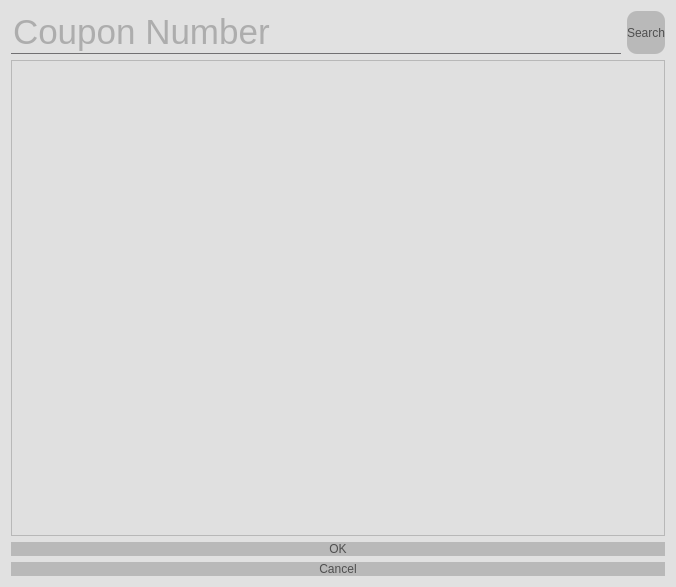
<?xml version="1.0" encoding="UTF-8"?>
<ui version="4.0">
 <class>Form</class>
 <widget class="QWidget" name="Form">
  <property name="geometry">
   <rect>
    <x>0</x>
    <y>0</y>
    <width>676</width>
    <height>587</height>
   </rect>
  </property>
  <property name="windowTitle">
   <string>Form</string>
  </property>
  <property name="styleSheet">
   <string notr="true">*
{
	
	font: 26pt &quot;MS Shell Dlg 2&quot;;
	
	color: rgb(79, 79, 79);
	background-color:  rgba(223, 223, 223, 200);
}


QPushButton
{ 
	alternate-background-color: rgb(255, 255, 255);
	
	background-color: rgb(185, 185, 185);
	border-width: 2px;
    border-radius: 10px;
	position: center;
 }

QPushButton:hover
{
	background: rgba(225, 225, 225, 180);
	border-style: dashed;
}

QPushButton:pressed
{
	
	background-color: rgb(136, 136, 136);
	border-width: 2px;
    border-radius: 10px;
}

QToolButton
{ 
	alternate-background-color: rgb(255, 255, 255);
	
	background-color: rgb(185, 185, 185);
	border-width: 2px;
    border-radius: 10px;
	position: center;
 }

QToolButton:hover
{
	background: rgba(225, 225, 225, 180);
	border-style: dashed;
}

QToolButton:pressed
{
	
	background-color: rgb(136, 136, 136);
	border-width: 2px;
    border-radius: 10px;
}

QLineEdit
{
	background: transparent;
	color: rgb(121, 121, 121);
	border: none;
	border-bottom: 1px solid #717072
}
</string>
  </property>
  <layout class="QVBoxLayout" name="verticalLayout">
   <item>
    <layout class="QHBoxLayout" name="horizontalLayout">
     <item>
      <widget class="QLineEdit" name="le_coupon_id">
       <property name="sizePolicy">
        <sizepolicy hsizetype="MinimumExpanding" vsizetype="Maximum">
         <horstretch>0</horstretch>
         <verstretch>0</verstretch>
        </sizepolicy>
       </property>
       <property name="font">
        <font>
         <family>MS Shell Dlg 2</family>
         <pointsize>26</pointsize>
         <italic>false</italic>
         <bold>false</bold>
        </font>
       </property>
       <property name="layoutDirection">
        <enum>Qt::LeftToRight</enum>
       </property>
       <property name="inputMethodHints">
        <set>Qt::ImhDigitsOnly|Qt::ImhFormattedNumbersOnly</set>
       </property>
       <property name="text">
        <string/>
       </property>
       <property name="placeholderText">
        <string>Coupon Number</string>
       </property>
       <property name="clearButtonEnabled">
        <bool>true</bool>
       </property>
      </widget>
     </item>
     <item>
      <widget class="QPushButton" name="btn_search">
       <property name="sizePolicy">
        <sizepolicy hsizetype="Preferred" vsizetype="Preferred">
         <horstretch>0</horstretch>
         <verstretch>0</verstretch>
        </sizepolicy>
       </property>
       <property name="text">
        <string>Search</string>
       </property>
       <property name="icon">
        <iconset resource="../resource/resource.qrc">
         <normaloff>:/Simple icons/simple_icons/fi-rr-search.svg</normaloff>:/Simple icons/simple_icons/fi-rr-search.svg</iconset>
       </property>
       <property name="iconSize">
        <size>
         <width>32</width>
         <height>32</height>
        </size>
       </property>
      </widget>
     </item>
    </layout>
   </item>
   <item>
    <widget class="QTextEdit" name="te_coupon_info">
     <property name="readOnly">
      <bool>true</bool>
     </property>
    </widget>
   </item>
   <item>
    <widget class="QDialogButtonBox" name="bb_coupon">
     <property name="sizePolicy">
      <sizepolicy hsizetype="MinimumExpanding" vsizetype="Maximum">
       <horstretch>0</horstretch>
       <verstretch>0</verstretch>
      </sizepolicy>
     </property>
     <property name="font">
      <font>
       <family>MS Shell Dlg 2</family>
       <pointsize>26</pointsize>
       <italic>false</italic>
       <bold>false</bold>
      </font>
     </property>
     <property name="layoutDirection">
      <enum>Qt::LeftToRight</enum>
     </property>
     <property name="autoFillBackground">
      <bool>false</bool>
     </property>
     <property name="orientation">
      <enum>Qt::Vertical</enum>
     </property>
     <property name="standardButtons">
      <set>QDialogButtonBox::Cancel|QDialogButtonBox::Ok</set>
     </property>
     <property name="centerButtons">
      <bool>true</bool>
     </property>
    </widget>
   </item>
  </layout>
 </widget>
 <resources>
  <include location="../resource/resource.qrc"/>
 </resources>
 <connections/>
</ui>
